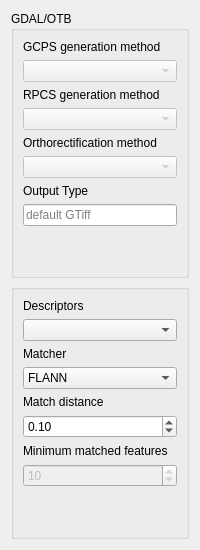
      <widget class="QWidget" name="tab_2">
       <attribute name="title">
        <string>Advanced</string>
       </attribute>
       <layout class="QVBoxLayout" name="verticalLayout_5">
        <item>
         <widget class="QGroupBox" name="groupBox_4">
          <property name="title">
           <string>GDAL/OTB</string>
          </property>
          <layout class="QVBoxLayout" name="verticalLayout_9">
           <item>
            <widget class="QLabel" name="label_20">
             <property name="text">
              <string>GCPS generation method</string>
             </property>
            </widget>
           </item>
           <item>
            <widget class="QComboBox" name="comboBox_gcps_methods">
             <property name="enabled">
              <bool>false</bool>
             </property>
            </widget>
           </item>
           <item>
            <widget class="QLabel" name="label_21">
             <property name="text">
              <string>RPCS generation method</string>
             </property>
            </widget>
           </item>
           <item>
            <widget class="QComboBox" name="comboBox_rpcs_methods">
             <property name="enabled">
              <bool>false</bool>
             </property>
            </widget>
           </item>
           <item>
            <widget class="QLabel" name="label_17">
             <property name="text">
              <string>Orthorectification method</string>
             </property>
            </widget>
           </item>
           <item>
            <widget class="QComboBox" name="comboBox_ortho_methods">
             <property name="enabled">
              <bool>false</bool>
             </property>
            </widget>
           </item>
           <item>
            <widget class="QLabel" name="label_19">
             <property name="text">
              <string>Output Type</string>
             </property>
            </widget>
           </item>
           <item>
            <widget class="QLineEdit" name="lineEdit_gdal_format">
             <property name="placeholderText">
              <string>default GTiff</string>
             </property>
            </widget>
           </item>
           <item>
            <spacer name="verticalSpacer_4">
             <property name="orientation">
              <enum>Qt::Vertical</enum>
             </property>
             <property name="sizeHint" stdset="0">
              <size>
               <width>20</width>
               <height>40</height>
              </size>
             </property>
            </spacer>
           </item>
          </layout>
         </widget>
        </item>
        <item>
         <widget class="QGroupBox" name="groupBox_3">
          <property name="title">
           <string/>
          </property>
          <layout class="QVBoxLayout" name="verticalLayout_8">
           <item>
            <widget class="QLabel" name="label_15">
             <property name="text">
              <string>Descriptors</string>
             </property>
            </widget>
           </item>
           <item>
            <widget class="QComboBox" name="comboBox_descriptors"/>
           </item>
           <item>
            <widget class="QLabel" name="label_22">
             <property name="text">
              <string>Matcher</string>
             </property>
            </widget>
           </item>
           <item>
            <widget class="QComboBox" name="comboBox_matchers">
             <item>
              <property name="text">
               <string>FLANN</string>
              </property>
             </item>
             <item>
              <property name="text">
               <string>BRUTEFORCE</string>
              </property>
             </item>
            </widget>
           </item>
           <item>
            <widget class="QLabel" name="label_16">
             <property name="text">
              <string>Match distance</string>
             </property>
            </widget>
           </item>
           <item>
            <widget class="QDoubleSpinBox" name="doubleSpinBox_matchd">
             <property name="decimals">
              <number>2</number>
             </property>
             <property name="maximum">
              <double>999.990000000000009</double>
             </property>
             <property name="singleStep">
              <double>0.010000000000000</double>
             </property>
             <property name="value">
              <double>0.100000000000000</double>
             </property>
            </widget>
           </item>
           <item>
            <widget class="QLabel" name="label_18">
             <property name="text">
              <string>Minimum matched features</string>
             </property>
            </widget>
           </item>
           <item>
            <widget class="QSpinBox" name="spinBox_minmatches">
             <property name="enabled">
              <bool>false</bool>
             </property>
             <property name="maximum">
              <number>100000</number>
             </property>
             <property name="value">
              <number>10</number>
             </property>
            </widget>
           </item>
           <item>
            <spacer name="verticalSpacer_5">
             <property name="orientation">
              <enum>Qt::Vertical</enum>
             </property>
             <property name="sizeHint" stdset="0">
              <size>
               <width>20</width>
               <height>40</height>
              </size>
             </property>
            </spacer>
           </item>
          </layout>
         </widget>
        </item>
       </layout>
      </widget>
